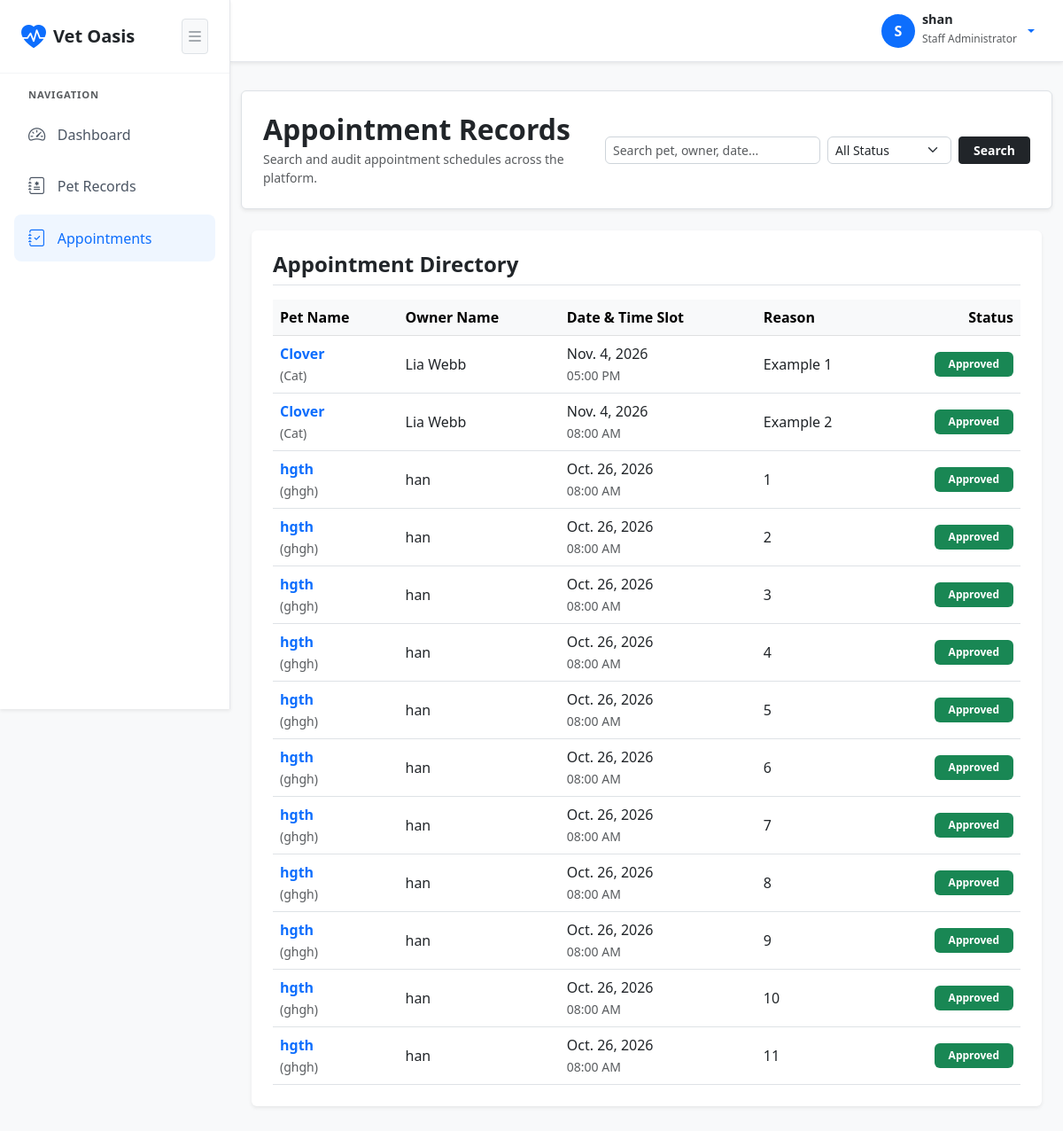
The page /staff-portal/appointments/ (signed in) on the database its author committed.
### pets/models.py (models this page shows, shortened)
class Appointment(models.Model):
    STATUS_CHOICES = (
        ('Pending', 'Pending'),
        ('Approved', 'Approved'),
    )
    TIME_SLOT_CHOICES = (
        ('08:00 AM', '08:00 AM - 09:00 AM'),
        ('09:00 AM', '09:00 AM - 10:00 AM'),
        ('10:00 AM', '10:00 AM - 11:00 AM'),
        ('11:00 AM', '11:00 AM - 12:00 PM'),
        ('12:00 PM', '12:00 PM - 01:00 PM'),
        ('01:00 PM', '01:00 PM - 02:00 PM'),
        ('02:00 PM', '02:00 PM - 03:00 PM'),
        ('03:00 PM', '03:00 PM - 04:00 PM'),
        ('04:00 PM', '04:00 PM - 05:00 PM'),
        ('05:00 PM', '05:00 PM - 06:00 PM'),
    )
    pet = models.ForeignKey(Pet, on_delete=models.CASCADE)
    date = models.DateField()
    time_slot = models.CharField(max_length=20, choices=TIME_SLOT_CHOICES, default='08:00 AM')
    reason = models.TextField()
    status = models.CharField(max_length=20, choices=STATUS_CHOICES, default='Pending')

class Pet(models.Model):
    name = models.CharField(max_length=100)
    species = models.CharField(max_length=50)
    owner_name = models.CharField(max_length=100)
    owner_username = models.CharField(max_length=100, blank=True, null=True)
    owner_phone = models.CharField(max_length=20)
    registered_at = models.DateTimeField(auto_now_add=True)

### pets/views.py (the view, shortened to what this page needs)
# urls.py: path('staff-portal/appointments/', views.staff_appointments_view, name='staff_appointments'),
@login_required(login_url='login')
@user_passes_test(is_staff_user, login_url='dashboard')
def staff_appointments_view(request):
    search_query = request.GET.get('search', '').strip()
    status_filter = request.GET.get('status', '').strip()
    appointments = Appointment.objects.all().order_by('-date')
    if status_filter:
        appointments = appointments.filter(status__iexact=status_filter)
    return render(request, 'pets/staff_appointments.html', {
        'appointments': appointments,
        'search_query': search_query,
        'status_filter': status_filter
    })

### pets/views.py (called while the page is built)
def is_staff_user(user):
    return user.is_staff

### pets/templates/pets/staff_appointments.html (shortened to what this page needs)
{% extends 'pets/base.html' %}
{% block content %}
<div class="row mb-4">
    <div class="col-12 bg-white border rounded shadow-sm p-4">
        <div class="d-flex flex-column flex-md-row justify-content-between align-items-md-center gap-3">
            <div>
                <h2 class="fw-bold text-dark mb-1">Appointment Records</h2>
                <p class="text-muted small mb-0">Search and audit appointment schedules across the platform.</p>
            </div>
            <form method="GET" action="{% url 'staff_appointments' %}" class="d-flex gap-2" style="max-width: 480px; width: 100%;">
                <input type="text" name="search" class="form-control form-control-sm" placeholder="Search pet, owner, date..." value="{{ search_query }}">
                <select name="status" class="form-select form-select-sm" style="max-width: 140px;">
                    <option value="">All Status</option>
                </select>
                <button type="submit" class="btn btn-dark btn-sm fw-bold px-3">Search</button>
            </form>
        </div>
    </div>
</div>
<div class="row mb-4">
    <div class="col-12">
        <div class="card border-0 shadow-sm p-4 bg-white">
            <h4 class="fw-bold text-dark mb-3 border-bottom pb-2">Appointment Directory</h4>
            <div class="table-responsive">
                <table class="table align-middle mb-0">
                    <thead class="table-light">
                        <tr>
                            <th>Pet Name</th>
                            <th>Owner Name</th>
                            <th>Date & Time Slot</th>
                            <th>Reason</th>
                            <th class="text-end">Status</th>
                        </tr>
                    </thead>
                    <tbody>
                        {% for appt in appointments %}
                            <tr>
                                <td class="fw-bold text-primary">{{ appt.pet.name }} <br><small class="text-muted fw-normal">({{ appt.pet.species }})</small></td>
                                <td>{{ appt.pet.owner_name }}</td>
                                <td>{{ appt.date }} <br><small class="text-muted">{{ appt.time_slot }}</small></td>
                                <td>{{ appt.reason }}</td>
                                <td class="text-end">
                                    <span class="badge {% if appt.status == 'Approved' %}bg-success{% else %}bg-warning text-dark{% endif %} px-3 py-2">
                                        {{ appt.status }}
                                    </span>
                                </td>
                            </tr>
                        {% empty %}
                            <tr>
                                <td colspan="5" class="text-center text-muted py-4">No appointment records found matching criteria.</td>
                            </tr>
                        {% endfor %}
                    </tbody>
                </table>
            </div>
        </div>
    </div>
</div>
{% endblock %}

### pets/templates/pets/base.html (shortened to what this page needs)
<!DOCTYPE html>
<html lang="en">
<head>
    <link href="https://cdn.jsdelivr.net/npm/bootstrap@5.3.0/dist/css/bootstrap.min.css" rel="stylesheet">
    <link rel="stylesheet" href="https://cdn.jsdelivr.net/npm/bootstrap-icons@1.10.5/font/bootstrap-icons.css">
</head>
<body>
    {% if user.is_authenticated %}
    <nav class="sidebar shadow-sm" id="appSidebar">
        <div class="sidebar-brand">
            <div class="d-flex align-items-center gap-2 overflow-hidden">
                <i class="bi bi-heart-pulse-fill fs-3 text-primary flex-shrink-0"></i>
                <span class="fs-5 text-dark fw-bold brand-text">Vet Oasis</span>
            </div>
            <button class="btn btn-sm btn-light border text-secondary p-1" onclick="toggleSidebar()" title="Toggle Sidebar">
                <i class="bi bi-list fs-5"></i>
            </button>
        </div>
        <div class="sidebar-menu">
            <span class="text-uppercase text-muted fw-bold px-3 mb-1 sidebar-menu-title" style="font-size: 0.7rem; letter-spacing: 0.8px;">Navigation</span>
            {% if user.is_staff %}
                <a href="{% url 'staff_dashboard' %}" class="sidebar-item {% if request.resolver_match.url_name == 'staff_dashboard' %}active{% endif %}" title="Dashboard">
                    <i class="bi bi-speedometer2"></i>
                    <span>Dashboard</span>
                </a>
                <a href="{% url 'staff_pets' %}" class="sidebar-item {% if request.resolver_match.url_name == 'staff_pets' %}active{% endif %}" title="Pet Records">
                    <i class="bi bi-journal-medical"></i>
                    <span>Pet Records</span>
                </a>
                <a href="{% url 'staff_appointments' %}" class="sidebar-item {% if request.resolver_match.url_name == 'staff_appointments' %}active{% endif %}" title="Appointments">
                    <i class="bi bi-journal-check"></i>
                    <span>Appointments</span>
                </a>
            {% endif %}
        </div>
    </nav>
    {% endif %}
    <div class="main-content" id="mainContent">
        {% if user.is_authenticated %}
        <header class="top-navbar shadow-sm">
            <div class="dropdown">
                <a href="#" class="d-flex align-items-center text-decoration-none dropdown-toggle gap-2" id="userDropdown" data-bs-toggle="dropdown" aria-expanded="false">
                    <div class="bg-primary text-white rounded-circle d-flex align-items-center justify-content-center fw-bold" style="width: 38px; height: 38px;">
                        {{ user.username|slice:":1"|upper }}
                    </div>
                    <div class="text-start d-none d-sm-block">
                        <span class="d-block fw-bold text-dark lh-1" style="font-size: 0.9rem;">{% if user.get_full_name %}{{ user.get_full_name }}{% else %}{{ user.username }}{% endif %}</span>
                        <span class="text-muted" style="font-size: 0.75rem;">{% if user.is_staff %}Staff Administrator{% else %}Pet Owner{% endif %}</span>
                    </div>
                </a>
            </div>
        </header>
        {% endif %}
        <div class="container-fluid p-4 my-2">
            {% block content %}
            {% endblock %}
        </div>
    </div>
</body>
</html>

### pets/templates/pets/base.html (style rules this page uses)
body { background-color: #f8f9fa; color: #212529; overflow-x: hidden; }
.sidebar { position: fixed; top: 0; left: 0; height: 100vh; width: 260px; background-color: #ffffff; border-right: 1px solid #e5e7eb; display: flex; flex-direction: column; z-index: 1050; transition: width 0.3s ease; }
.sidebar-brand { padding: 1.25rem 1.5rem; font-size: 1.25rem; font-weight: 700; color: #0d6efd; display: flex; align-items: center; justify-content: space-between; border-bottom: 1px solid #f3f4f6; text-decoration: none; white-space: nowrap; overflow: hidden; }
.sidebar-menu { padding: 1rem; overflow-y: auto; flex-grow: 1; display: flex; flex-direction: column; gap: 0.35rem; }
.sidebar-item { display: flex; align-items: center; gap: 0.85rem; padding: 0.75rem 1rem; color: #4b5563; font-weight: 500; border-radius: 0.5rem; text-decoration: none; white-space: nowrap; overflow: hidden; transition: background-color 0.2s, color 0.2s; }
.sidebar-item:hover, .sidebar-item.active { background-color: #eff6ff; color: #0d6efd; }
.sidebar-item i { font-size: 1.2rem; flex-shrink: 0; }
.main-content { margin-left: 260px; min-height: 100vh; display: flex; flex-direction: column; transition: margin-left 0.3s ease; }
.top-navbar { height: 70px; background-color: #ffffff; border-bottom: 1px solid #e5e7eb; padding: 0 2rem; display: flex; align-items: center; justify-content: flex-end; position: sticky; top: 0; z-index: 1040; }
.form-control, .form-select { border-radius: 0.375rem; border-color: #ced4da; }

### rows shown on the page
Appointment: pet.name "Clover", pet.species "Cat", pet.owner_name "Lia Webb", date "Nov. 4, 2026", time_slot "05:00 PM", reason "Example 1", status "Approved"
Appointment: pet.name "Clover", pet.species "Cat", pet.owner_name "Lia Webb", date "Nov. 4, 2026", time_slot "08:00 AM", reason "Example 2", status "Approved"
Appointment: pet.name "hgth", pet.species "ghgh", pet.owner_name "han", date "Oct. 26, 2026", time_slot "08:00 AM", reason "1", status "Approved"
Appointment: pet.name "hgth", pet.species "ghgh", pet.owner_name "han", date "Oct. 26, 2026", time_slot "08:00 AM", reason "2", status "Approved"
Appointment: pet.name "hgth", pet.species "ghgh", pet.owner_name "han", date "Oct. 26, 2026", time_slot "08:00 AM", reason "3", status "Approved"
Appointment: pet.name "hgth", pet.species "ghgh", pet.owner_name "han", date "Oct. 26, 2026", time_slot "08:00 AM", reason "4", status "Approved"
Appointment: pet.name "hgth", pet.species "ghgh", pet.owner_name "han", date "Oct. 26, 2026", time_slot "08:00 AM", reason "5", status "Approved"
Appointment: pet.name "hgth", pet.species "ghgh", pet.owner_name "han", date "Oct. 26, 2026", time_slot "08:00 AM", reason "6", status "Approved"
Appointment: pet.name "hgth", pet.species "ghgh", pet.owner_name "han", date "Oct. 26, 2026", time_slot "08:00 AM", reason "7", status "Approved"
Appointment: pet.name "hgth", pet.species "ghgh", pet.owner_name "han", date "Oct. 26, 2026", time_slot "08:00 AM", reason "8", status "Approved"
Appointment: pet.name "hgth", pet.species "ghgh", pet.owner_name "han", date "Oct. 26, 2026", time_slot "08:00 AM", reason "9", status "Approved"
Appointment: pet.name "hgth", pet.species "ghgh", pet.owner_name "han", date "Oct. 26, 2026", time_slot "08:00 AM", reason "10", status "Approved"
Appointment: pet.name "hgth", pet.species "ghgh", pet.owner_name "han", date "Oct. 26, 2026", time_slot "08:00 AM", reason "11", status "Approved"

### other values the page prints
{{ user.username|slice:":1"|upper }} "S"
{{ user.username }} "shan"
